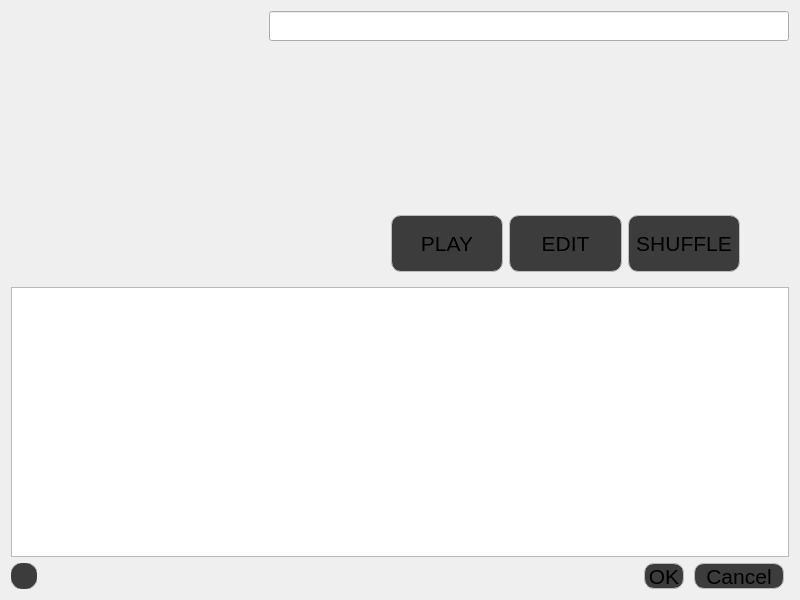
<?xml version="1.0" encoding="UTF-8"?>
<ui version="4.0">
 <class>main_widget</class>
 <widget class="QWidget" name="main_widget">
  <property name="geometry">
   <rect>
    <x>0</x>
    <y>0</y>
    <width>800</width>
    <height>600</height>
   </rect>
  </property>
  <property name="sizePolicy">
   <sizepolicy hsizetype="Fixed" vsizetype="Fixed">
    <horstretch>0</horstretch>
    <verstretch>0</verstretch>
   </sizepolicy>
  </property>
  <property name="minimumSize">
   <size>
    <width>800</width>
    <height>600</height>
   </size>
  </property>
  <property name="maximumSize">
   <size>
    <width>800</width>
    <height>600</height>
   </size>
  </property>
  <property name="windowTitle">
   <string>Playlist</string>
  </property>
  <property name="styleSheet">
   <string notr="true">color: rgb(255, 255, 255); font: 75 13pt &quot;Century Gothic&quot;;
selection-background-color: rgb(188, 188, 188);
selection-color: rgb(0, 0, 0); border-color: rgb(15, 15, 15);
background-color: rgb(63, 63, 63);
alternate-background-color: rgb(188, 188, 188);

QMenuBar::item:selected { 
background-color: rgb(188, 188, 188); color: rgb(0, 0, 0);
}</string>
  </property>
  <layout class="QVBoxLayout" name="verticalLayout_2">
   <item>
    <widget class="QWidget" name="widget_top" native="true">
     <layout class="QHBoxLayout" name="horizontalLayout_2">
      <property name="spacing">
       <number>8</number>
      </property>
      <property name="leftMargin">
       <number>0</number>
      </property>
      <property name="topMargin">
       <number>0</number>
      </property>
      <property name="rightMargin">
       <number>0</number>
      </property>
      <property name="bottomMargin">
       <number>0</number>
      </property>
      <item>
       <widget class="ClickableLabel" name="label_image">
        <property name="sizePolicy">
         <sizepolicy hsizetype="Preferred" vsizetype="Preferred">
          <horstretch>0</horstretch>
          <verstretch>0</verstretch>
         </sizepolicy>
        </property>
        <property name="minimumSize">
         <size>
          <width>250</width>
          <height>250</height>
         </size>
        </property>
        <property name="maximumSize">
         <size>
          <width>250</width>
          <height>250</height>
         </size>
        </property>
        <property name="text">
         <string/>
        </property>
        <property name="scaledContents">
         <bool>true</bool>
        </property>
       </widget>
      </item>
      <item>
       <widget class="QWidget" name="widget_text_edits" native="true">
        <property name="sizePolicy">
         <sizepolicy hsizetype="MinimumExpanding" vsizetype="Preferred">
          <horstretch>0</horstretch>
          <verstretch>0</verstretch>
         </sizepolicy>
        </property>
        <layout class="QVBoxLayout" name="verticalLayout">
         <property name="spacing">
          <number>6</number>
         </property>
         <property name="leftMargin">
          <number>0</number>
         </property>
         <property name="topMargin">
          <number>0</number>
         </property>
         <property name="rightMargin">
          <number>0</number>
         </property>
         <property name="bottomMargin">
          <number>0</number>
         </property>
         <item>
          <widget class="QLineEdit" name="lineEdit_name">
           <property name="sizePolicy">
            <sizepolicy hsizetype="MinimumExpanding" vsizetype="Fixed">
             <horstretch>0</horstretch>
             <verstretch>0</verstretch>
            </sizepolicy>
           </property>
           <property name="minimumSize">
            <size>
             <width>0</width>
             <height>30</height>
            </size>
           </property>
           <property name="layoutDirection">
            <enum>Qt::RightToLeft</enum>
           </property>
           <property name="readOnly">
            <bool>false</bool>
           </property>
          </widget>
         </item>
         <item>
          <spacer name="verticalSpacer">
           <property name="orientation">
            <enum>Qt::Vertical</enum>
           </property>
           <property name="sizeType">
            <enum>QSizePolicy::MinimumExpanding</enum>
           </property>
           <property name="sizeHint" stdset="0">
            <size>
             <width>20</width>
             <height>40</height>
            </size>
           </property>
          </spacer>
         </item>
         <item>
          <widget class="QWidget" name="widget" native="true">
           <property name="minimumSize">
            <size>
             <width>0</width>
             <height>75</height>
            </size>
           </property>
           <property name="maximumSize">
            <size>
             <width>16777215</width>
             <height>75</height>
            </size>
           </property>
           <property name="styleSheet">
            <string notr="true">QPushButton {
background-color: rgb(60, 60, 60);
border: 1px solid rgb(188, 188, 188);
border-radius: 10%;
font-size: 16pt;
}
QPushButton:hover{
background-color: rgb(188, 188, 188);
color: rgb(0, 0, 0);
}</string>
           </property>
           <layout class="QHBoxLayout" name="horizontalLayout_3">
            <item>
             <spacer name="horizontalSpacer_2">
              <property name="orientation">
               <enum>Qt::Horizontal</enum>
              </property>
              <property name="sizeHint" stdset="0">
               <size>
                <width>40</width>
                <height>20</height>
               </size>
              </property>
             </spacer>
            </item>
            <item>
             <widget class="QPushButton" name="button_play">
              <property name="sizePolicy">
               <sizepolicy hsizetype="MinimumExpanding" vsizetype="MinimumExpanding">
                <horstretch>0</horstretch>
                <verstretch>0</verstretch>
               </sizepolicy>
              </property>
              <property name="styleSheet">
               <string notr="true"/>
              </property>
              <property name="text">
               <string>PLAY</string>
              </property>
             </widget>
            </item>
            <item>
             <widget class="QPushButton" name="button_edit">
              <property name="sizePolicy">
               <sizepolicy hsizetype="MinimumExpanding" vsizetype="MinimumExpanding">
                <horstretch>0</horstretch>
                <verstretch>0</verstretch>
               </sizepolicy>
              </property>
              <property name="styleSheet">
               <string notr="true"/>
              </property>
              <property name="text">
               <string>EDIT</string>
              </property>
             </widget>
            </item>
            <item>
             <widget class="QPushButton" name="button_shuffle">
              <property name="sizePolicy">
               <sizepolicy hsizetype="MinimumExpanding" vsizetype="MinimumExpanding">
                <horstretch>0</horstretch>
                <verstretch>0</verstretch>
               </sizepolicy>
              </property>
              <property name="styleSheet">
               <string notr="true"/>
              </property>
              <property name="text">
               <string>SHUFFLE</string>
              </property>
             </widget>
            </item>
            <item>
             <spacer name="horizontalSpacer_3">
              <property name="orientation">
               <enum>Qt::Horizontal</enum>
              </property>
              <property name="sizeType">
               <enum>QSizePolicy::Fixed</enum>
              </property>
              <property name="sizeHint" stdset="0">
               <size>
                <width>40</width>
                <height>20</height>
               </size>
              </property>
             </spacer>
            </item>
           </layout>
          </widget>
         </item>
        </layout>
       </widget>
      </item>
     </layout>
    </widget>
   </item>
   <item>
    <widget class="QListWidget" name="listWidget_audio">
     <property name="mouseTracking">
      <bool>true</bool>
     </property>
     <property name="editTriggers">
      <set>QAbstractItemView::NoEditTriggers</set>
     </property>
     <property name="wordWrap">
      <bool>true</bool>
     </property>
    </widget>
   </item>
   <item>
    <widget class="QWidget" name="widget_buttons" native="true">
     <property name="styleSheet">
      <string notr="true">QPushButton {
background-color: rgb(60, 60, 60);
border: 1px solid rgb(188, 188, 188);
border-radius: 10%;
font-size: 16pt;
}
QPushButton:hover{
background-color: rgb(188, 188, 188);
color: rgb(0, 0, 0);
}</string>
     </property>
     <layout class="QHBoxLayout" name="horizontalLayout">
      <property name="spacing">
       <number>10</number>
      </property>
      <property name="leftMargin">
       <number>0</number>
      </property>
      <property name="topMargin">
       <number>0</number>
      </property>
      <property name="rightMargin">
       <number>5</number>
      </property>
      <property name="bottomMargin">
       <number>0</number>
      </property>
      <item>
       <widget class="QPushButton" name="button_delete">
        <property name="minimumSize">
         <size>
          <width>26</width>
          <height>26</height>
         </size>
        </property>
        <property name="maximumSize">
         <size>
          <width>26</width>
          <height>26</height>
         </size>
        </property>
        <property name="styleSheet">
         <string notr="true">QPushButton {
border-radius: 13%;
margin: -1px;
}</string>
        </property>
        <property name="text">
         <string/>
        </property>
        <property name="icon">
         <iconset resource="../resources.qrc">
          <normaloff>:/icons/assets/delete.png</normaloff>:/icons/assets/delete.png</iconset>
        </property>
        <property name="iconSize">
         <size>
          <width>24</width>
          <height>24</height>
         </size>
        </property>
       </widget>
      </item>
      <item>
       <spacer name="horizontalSpacer">
        <property name="orientation">
         <enum>Qt::Horizontal</enum>
        </property>
        <property name="sizeHint" stdset="0">
         <size>
          <width>40</width>
          <height>20</height>
         </size>
        </property>
       </spacer>
      </item>
      <item>
       <widget class="QPushButton" name="button_ok">
        <property name="minimumSize">
         <size>
          <width>40</width>
          <height>26</height>
         </size>
        </property>
        <property name="maximumSize">
         <size>
          <width>16777215</width>
          <height>26</height>
         </size>
        </property>
        <property name="styleSheet">
         <string notr="true"/>
        </property>
        <property name="text">
         <string>OK</string>
        </property>
       </widget>
      </item>
      <item>
       <widget class="QPushButton" name="button_cancel">
        <property name="minimumSize">
         <size>
          <width>90</width>
          <height>26</height>
         </size>
        </property>
        <property name="maximumSize">
         <size>
          <width>16777215</width>
          <height>26</height>
         </size>
        </property>
        <property name="styleSheet">
         <string notr="true"/>
        </property>
        <property name="text">
         <string>Cancel</string>
        </property>
       </widget>
      </item>
     </layout>
    </widget>
   </item>
  </layout>
 </widget>
 <customwidgets>
  <customwidget>
   <class>ClickableLabel</class>
   <extends>QLabel</extends>
   <header>clickable_label.h</header>
  </customwidget>
 </customwidgets>
 <resources>
  <include location="../resources.qrc"/>
 </resources>
 <connections/>
</ui>
